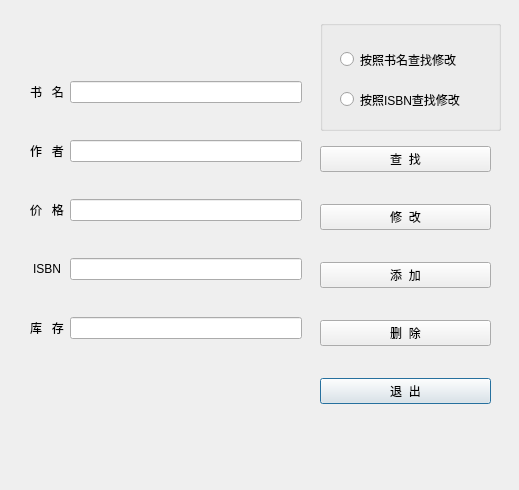
<?xml version="1.0" encoding="UTF-8"?>
<ui version="4.0">
 <class>addbook</class>
 <widget class="QDialog" name="addbook">
  <property name="geometry">
   <rect>
    <x>0</x>
    <y>0</y>
    <width>519</width>
    <height>490</height>
   </rect>
  </property>
  <property name="minimumSize">
   <size>
    <width>333</width>
    <height>490</height>
   </size>
  </property>
  <property name="maximumSize">
   <size>
    <width>1000</width>
    <height>490</height>
   </size>
  </property>
  <property name="windowTitle">
   <string>Dialog</string>
  </property>
  <widget class="QWidget" name="widget" native="true">
   <property name="geometry">
    <rect>
     <x>30</x>
     <y>50</y>
     <width>272</width>
     <height>323</height>
    </rect>
   </property>
   <layout class="QGridLayout" name="gridLayout">
    <item row="0" column="0">
     <widget class="QLabel" name="label">
      <property name="text">
       <string>书   名</string>
      </property>
      <property name="alignment">
       <set>Qt::AlignCenter</set>
      </property>
     </widget>
    </item>
    <item row="2" column="1">
     <widget class="QLineEdit" name="LE2"/>
    </item>
    <item row="3" column="0">
     <widget class="QLabel" name="label_4">
      <property name="text">
       <string>ISBN</string>
      </property>
      <property name="alignment">
       <set>Qt::AlignCenter</set>
      </property>
     </widget>
    </item>
    <item row="1" column="0">
     <widget class="QLabel" name="label_2">
      <property name="text">
       <string>作   者</string>
      </property>
      <property name="alignment">
       <set>Qt::AlignCenter</set>
      </property>
     </widget>
    </item>
    <item row="4" column="1">
     <widget class="QLineEdit" name="LE10"/>
    </item>
    <item row="1" column="1">
     <widget class="QLineEdit" name="LE1"/>
    </item>
    <item row="2" column="0">
     <widget class="QLabel" name="label_3">
      <property name="text">
       <string>价   格</string>
      </property>
      <property name="alignment">
       <set>Qt::AlignCenter</set>
      </property>
     </widget>
    </item>
    <item row="3" column="1">
     <widget class="QLineEdit" name="LE3"/>
    </item>
    <item row="0" column="1">
     <widget class="QLineEdit" name="LE0"/>
    </item>
    <item row="4" column="0">
     <widget class="QLabel" name="label_11">
      <property name="text">
       <string>库   存</string>
      </property>
      <property name="alignment">
       <set>Qt::AlignCenter</set>
      </property>
     </widget>
    </item>
   </layout>
  </widget>
  <widget class="QWidget" name="widget_2" native="true">
   <property name="geometry">
    <rect>
     <x>320</x>
     <y>120</y>
     <width>171</width>
     <height>311</height>
    </rect>
   </property>
   <layout class="QGridLayout" name="gridLayout_2">
    <item row="4" column="0">
     <widget class="QPushButton" name="exitBTN1">
      <property name="text">
       <string>退  出</string>
      </property>
     </widget>
    </item>
    <item row="1" column="0">
     <widget class="QPushButton" name="AlterBTN1">
      <property name="text">
       <string>修  改</string>
      </property>
     </widget>
    </item>
    <item row="3" column="0">
     <widget class="QPushButton" name="delBTN1">
      <property name="text">
       <string>删  除</string>
      </property>
     </widget>
    </item>
    <item row="2" column="0">
     <widget class="QPushButton" name="addBTN1">
      <property name="contextMenuPolicy">
       <enum>Qt::DefaultContextMenu</enum>
      </property>
      <property name="text">
       <string>添  加</string>
      </property>
     </widget>
    </item>
    <item row="0" column="0">
     <widget class="QPushButton" name="QuestBTN1">
      <property name="text">
       <string>查  找</string>
      </property>
     </widget>
    </item>
   </layout>
  </widget>
  <widget class="QGroupBox" name="groupBox">
   <property name="geometry">
    <rect>
     <x>320</x>
     <y>20</y>
     <width>181</width>
     <height>111</height>
    </rect>
   </property>
   <property name="title">
    <string/>
   </property>
   <widget class="QRadioButton" name="CB1">
    <property name="geometry">
     <rect>
      <x>20</x>
      <y>30</y>
      <width>149</width>
      <height>19</height>
     </rect>
    </property>
    <property name="text">
     <string>按照书名查找修改</string>
    </property>
   </widget>
   <widget class="QRadioButton" name="CB2">
    <property name="geometry">
     <rect>
      <x>20</x>
      <y>70</y>
      <width>149</width>
      <height>19</height>
     </rect>
    </property>
    <property name="text">
     <string>按照ISBN查找修改</string>
    </property>
   </widget>
  </widget>
 </widget>
 <resources/>
 <connections/>
</ui>
